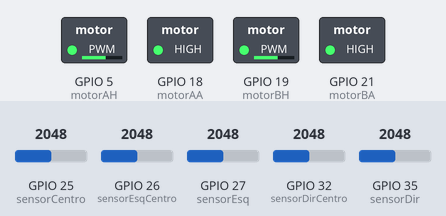
Bench run of a sketch on a simulated ESP32. On the bench: switched loads named in the sketch (green lamp = pin HIGH). The inputs (shaded band) are chosen by the test bench; at power-on: GPIO 26 (sensorEsqCentro) = 2048, GPIO 27 (sensorEsq) = 2048, GPIO 32 (sensorDirCentro) = 2048, GPIO 25 (sensorCentro) = 2048, GPIO 35 (sensorDir) = 2048.

Above: at 1.2 s.
1.3 s: GPIO 26 (sensorEsqCentro) set to 554
2.8 s: GPIO 26 (sensorEsqCentro) set to 471
At 3.1 s:
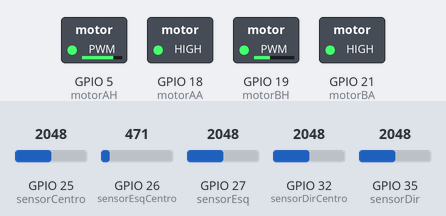
4.3 s: GPIO 27 (sensorEsq) set to 549
5.8 s: GPIO 27 (sensorEsq) set to 491
At 6.6 s:
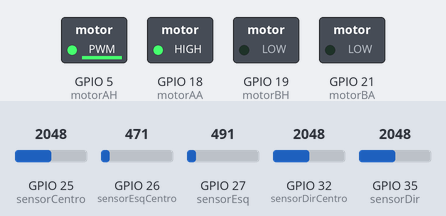
7.3 s: GPIO 32 (sensorDirCentro) set to 542
8.8 s: GPIO 32 (sensorDirCentro) set to 466
At 9.8 s:
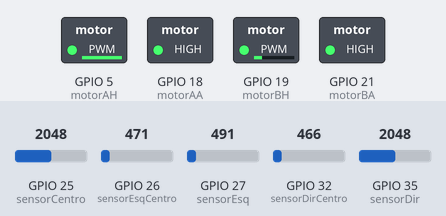
Timing chart, 0 to 11.3 s (numbered marks = the images above; inputs shaded):
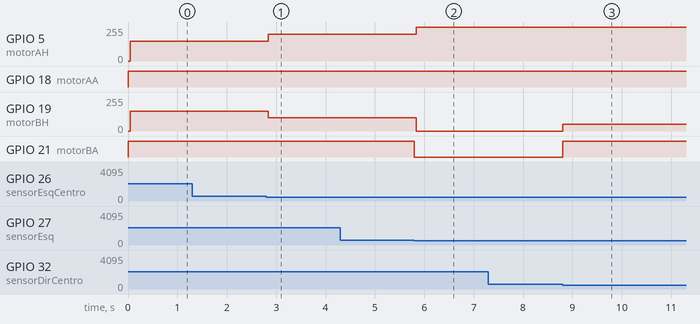

Measured:
- the behaviour switches between 513 and 512 on GPIO 26 (sensorEsqCentro) (found by bisection; images 0 and 1)
- the behaviour switches between 513 and 512 on GPIO 27 (sensorEsq) (found by bisection; images 1 and 2)
- the behaviour switches between 513 and 512 on GPIO 32 (sensorDirCentro) (found by bisection; images 2 and 3)
- after the input at 1.3 s, every drawn part: stays the same
- after the input at 2.8 s, GPIO 5 (motorAH): 149/255 → 199/255 at once; GPIO 19 (motorBH): 149/255 → 100/255 at once
- after the input at 4.3 s, every drawn part: stays the same
- after the input at 5.8 s, GPIO 5 (motorAH): 199/255 → 254/255 at once; GPIO 19 (motorBH): 100/255 → 0/255 at once; GPIO 21 (motorBA): HIGH → LOW at once
- after the input at 7.3 s, every drawn part: stays the same
- after the input at 8.8 s, GPIO 19 (motorBH): 0/255 → 50/255 at once; GPIO 21 (motorBA): LOW → HIGH at once

The sketch:

projetoAPSFuncionou20deoutubro.ino
```cpp
//Código oficial 26/10/2024//

//Sem inclusão de Controle PID, sistema oscilando sem parar com pouca fluidez nos movimentos de curva//

// Definições dos pinos dos sensores
const int sensorEsq = 27;         // Sensor esquerdo
const int sensorEsqCentro = 26;   // Sensor esquerdo central
const int sensorCentro = 25;       // Sensor central
const int sensorDirCentro = 32;    // Sensor direito central
const int sensorDir = 35;         // Sensor direito

// Definições dos pinos dos motores
const int motorAH = 5;    // PWM para motor esquerdo
const int motorAA = 18;     // Direção para motor esquerdo
const int motorBH = 19;    // PWM para motor direito
const int motorBA = 21;    // Direção para motor direito

void setup() {
    Serial.begin(9600);

    // Configuração dos pinos dos motores como saída
    pinMode(motorAH, OUTPUT);
    pinMode(motorAA, OUTPUT);
    pinMode(motorBH, OUTPUT);
    pinMode(motorBA, OUTPUT);

    // Configuração dos pinos dos sensores como entrada
    pinMode(sensorEsq, INPUT);
    pinMode(sensorEsqCentro, INPUT);
    pinMode(sensorCentro, INPUT);
    pinMode(sensorDirCentro, INPUT);
    pinMode(sensorDir, INPUT);
}

void loop() {
    // Leitura dos sensores infravermelhos
    int valorEsq = analogRead(sensorEsq);
    int valorEsqCentro = analogRead(sensorEsqCentro);
    int valorCentro = analogRead(sensorCentro);
    int valorDirCentro = analogRead(sensorDirCentro);
    int valorDir = analogRead(sensorDir);

    // Cálculo do erro (diferença entre sensores)
    int erro = 0;
    if (valorEsq > 512) erro -= 2;         // Sensor esquerdo detecta linha
    if (valorEsqCentro > 512) erro -= 1;   // Sensor esquerdo central detecta linha
    if (valorCentro > 512) erro += 0;       // Sensor central não altera
    if (valorDirCentro > 512) erro += 1;    // Sensor direito central detecta linha
    if (valorDir > 512) erro += 2;         // Sensor direito detecta linha

    // Ajustes de velocidade com base no erro
    int velocidadeBase = 150; // Velocidade padrão
    int velocidadeEsq = velocidadeBase + erro * 50; // Ajuste da velocidade do motor esquerdo
    int velocidadeDir = velocidadeBase - erro * 50; // Ajuste da velocidade do motor direito

    // Limita as velocidades para o valor PWM válido
    velocidadeEsq = constrain(velocidadeEsq, 0, 255);
    velocidadeDir = constrain(velocidadeDir, 0, 255);

    // Controle dos motores
    controlaMotor(velocidadeEsq, velocidadeDir);
}

// Função para controlar ambos os motores com direção e PWM
void controlaMotor(int velocidadeEsq, int velocidadeDir) {
    // Controle do motor esquerdo
    if (velocidadeEsq > 0) {
        digitalWrite(motorAA, HIGH); // Sentido horário
        digitalWrite(motorAH, LOW);
    } else if (velocidadeEsq < 0) {
        digitalWrite(motorAA, LOW);  // Sentido anti-horário
        digitalWrite(motorAH, HIGH);
        velocidadeEsq = -velocidadeEsq;   // Inverte a velocidade para PWM positivo
    } else {
        digitalWrite(motorAA, LOW);  // Desliga o motor
        digitalWrite(motorAH, LOW);
    }
    analogWrite(motorAH, velocidadeEsq); // Define o PWM do motor esquerdo

    // Controle do motor direito
    if (velocidadeDir > 0) {
        digitalWrite(motorBA, HIGH); // Sentido horário
        digitalWrite(motorBH, LOW);
    } else if (velocidadeDir < 0) {
        digitalWrite(motorBA, LOW);  // Sentido anti-horário
        digitalWrite(motorBH, HIGH);
        velocidadeDir = -velocidadeDir;    // Inverte a velocidade para PWM positivo
    } else {
        digitalWrite(motorBA, LOW);  // Desliga o motor
        digitalWrite(motorBH, LOW);
    }
    analogWrite(motorBH, velocidadeDir); // Define o PWM do motor direito
}
```
